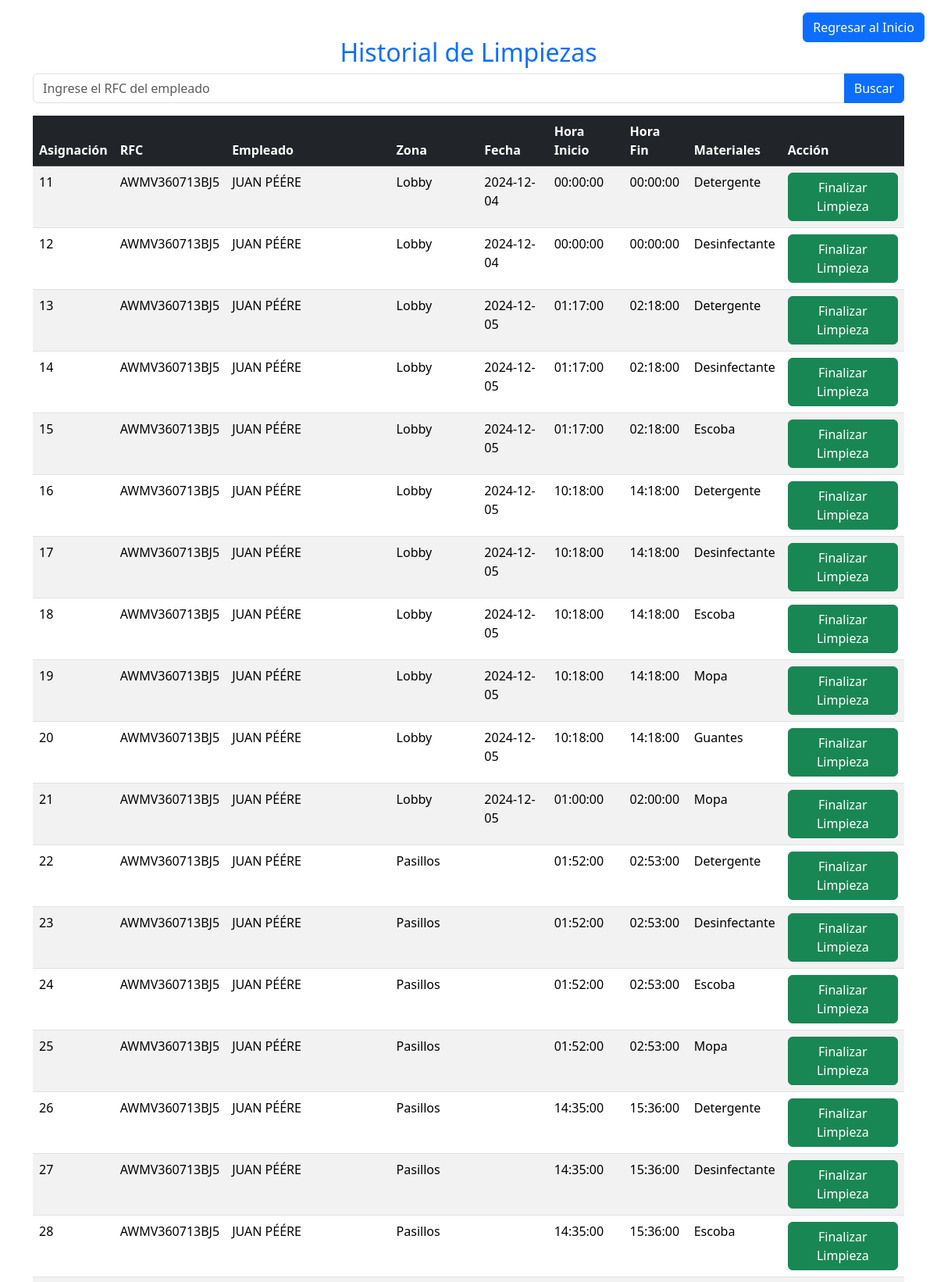
Screenshot of /pagina/limpiezaAnteriores.php (signed in, upper part) with the database file from the repository.
### tables this page shows
CREATE TABLE `asignacionlimpieza` (
  `NumAsignacion` int(3) NOT NULL,
  `RFC` varchar(15) NOT NULL,
  `IdTipoLimpieza` int(11) NOT NULL,
  `IdZona` int(11) NOT NULL,
  `IdMaterial` int(11) NOT NULL,
  `FechaAsignacion` date DEFAULT NULL,
  `HoraInicio` time NOT NULL,
  `HoraFin` time NOT NULL
);

CREATE TABLE `personal` (
  `RFC` varchar(15) NOT NULL,
  `Nombre` varchar(50) NOT NULL,
  `PrimerApellido` varchar(30) NOT NULL,
  `SegundoApellido` varchar(30) DEFAULT NULL,
  `Telefono` varchar(15) NOT NULL,
  `NoCasa` int(11) NOT NULL,
  `IdHorario` int(11) NOT NULL,
  `IdPuesto` int(11) NOT NULL,
  `EstadoLimpieza` enum('Disponible','Asignado') DEFAULT 'Disponible',
  `Estado` enum('Activo','Baja Temporal') DEFAULT 'Activo'
);

CREATE TABLE `zona` (
  `IdZona` int(11) NOT NULL,
  `NombreZona` varchar(30) NOT NULL
);

### pagina/limpiezaAnteriores.php (the view, shortened to what this page needs)
<?php
include('conexion.php');
$inicio = 'login.php';
if (isset($_SESSION['idPuesto'])) {
    if ($_SESSION['idPuesto'] == 1) {
        $inicio = 'index_admin.php';
    } elseif ($_SESSION['idPuesto'] == 2) {
        $inicio = 'index_empleado.php';
    }
}
if ($_SESSION['idPuesto'] == 2) {
    $rfcEmpleado = $_SESSION['usuario'];
    $sqlHistorial = "
        SELECT
            al.NumAsignacion,
            p.RFC,
            CONCAT(p.Nombre, ' ', p.PrimerApellido, ' ', IFNULL(p.SegundoApellido, '')) AS Empleado,
            z.NombreZona AS Zona,
            al.FechaAsignacion,
            al.HoraInicio,
            al.HoraFin,
            GROUP_CONCAT(DISTINCT m.NombreMaterial SEPARATOR ', ') AS Materiales
        FROM
            AsignacionLimpieza al
            JOIN Personal p ON al.RFC = p.RFC
            JOIN Zona z ON al.IdZona = z.IdZona
            JOIN MaterialLimpieza m ON al.IdMaterial = m.IdMaterial
        WHERE
            al.HoraFin IS NOT NULL AND p.RFC = ?
        GROUP BY
            al.NumAsignacion";
    $stmtHistorial = $conexion->prepare($sqlHistorial);
    $stmtHistorial->bind_param("s", $rfcEmpleado);
    $stmtHistorial->execute();
    $resultadoHistorial = $stmtHistorial->get_result();
} else {
    $sqlHistorial = "
        SELECT
            al.NumAsignacion,
            p.RFC,
            CONCAT(p.Nombre, ' ', p.PrimerApellido, ' ', IFNULL(p.SegundoApellido, '')) AS Empleado,
            z.NombreZona AS Zona,
            al.FechaAsignacion,
            al.HoraInicio,
            al.HoraFin,
            GROUP_CONCAT(DISTINCT m.NombreMaterial SEPARATOR ', ') AS Materiales
        FROM
            AsignacionLimpieza al
            JOIN Personal p ON al.RFC = p.RFC
            JOIN Zona z ON al.IdZona = z.IdZona
            JOIN MaterialLimpieza m ON al.IdMaterial = m.IdMaterial
        WHERE
            al.HoraFin IS NOT NULL
        GROUP BY
            al.NumAsignacion";
    $resultadoHistorial = $conexion->query($sqlHistorial);
}
?>
<!DOCTYPE html>
<html lang="es">
<head>
    <link href="css/bootstrap.min.css" rel="stylesheet">
</head>
<body>
<div class="container mt-5">
    <h2 class="text-center text-primary">Historial de Limpiezas</h2>
    <?php if ($_SESSION['idPuesto'] == 1) {  ?>
    <form method="POST" class="mb-3">
        <div class="input-group">
            <input type="text" name="rfcBusqueda" class="form-control" placeholder="Ingrese el RFC del empleado" required>
            <button type="submit" name="buscar" class="btn btn-primary">Buscar</button>
        </div>
    </form>
    <?php } ?>
    <table class="table table-striped">
        <thead class="table-dark">
            <tr>
                <th>Asignación</th>
                <th>RFC</th>
                <th>Empleado</th>
                <th>Zona</th>
                <th>Fecha</th>
                <th>Hora Inicio</th>
                <th>Hora Fin</th>
                <th>Materiales</th>
                <th>Acción</th>
            </tr>
        </thead>
        <tbody>
            <?php
            $resultados = isset($resultadoBusqueda) ? $resultadoBusqueda : $resultadoHistorial;
            if ($resultados->num_rows > 0) {
                while ($row = $resultados->fetch_assoc()) { ?>
                    <tr id="row-<?= htmlspecialchars($row['NumAsignacion']) ?>">
                        <td><?= htmlspecialchars($row['NumAsignacion']) ?></td>
                        <td><?= htmlspecialchars($row['RFC']) ?></td>
                        <td><?= htmlspecialchars($row['Empleado']) ?></td>
                        <td><?= htmlspecialchars($row['Zona']) ?></td>
                        <td><?= htmlspecialchars($row['FechaAsignacion']) ?></td>
                        <td><?= htmlspecialchars($row['HoraInicio']) ?></td>
                        <td><?= htmlspecialchars($row['HoraFin']) ?></td>
                        <td><?= htmlspecialchars($row['Materiales']) ?></td>
                        <td>
                            <form method="POST" class="d-inline" onsubmit="finalizarLimpieza(this, 'row-<?= $row['NumAsignacion'] ?>')">
                                <button type="submit" name="finalizar" class="btn btn-success">Finalizar Limpieza</button>
                            </form>
                        </td>
                    </tr>
                <?php }
            } else { ?>
                <tr>
                    <td colspan="9" class="text-center">No hay registros disponibles.</td>
                </tr>
            <?php } ?>
        </tbody>
    </table>
</div>
<a href="<?= $inicio; ?>" class="btn btn-primary position-fixed top-0 end-0 m-3">Regresar al Inicio</a>
</body>
</html>

### rows the page displays
asignacionlimpieza: NumAsignacion "11", RFC.RFC "AWMV360713BJ5", Empleado "JUAN PÉÉRE", IdZona.NombreZona "Lobby", FechaAsignacion "2024-12-04", HoraInicio "00:00:00", HoraFin "00:00:00", Materiales "Detergente"
asignacionlimpieza: NumAsignacion "12", RFC.RFC "AWMV360713BJ5", Empleado "JUAN PÉÉRE", IdZona.NombreZona "Lobby", FechaAsignacion "2024-12-04", HoraInicio "00:00:00", HoraFin "00:00:00", Materiales "Desinfectante"
asignacionlimpieza: NumAsignacion "13", RFC.RFC "AWMV360713BJ5", Empleado "JUAN PÉÉRE", IdZona.NombreZona "Lobby", FechaAsignacion "2024-12-05", HoraInicio "01:17:00", HoraFin "02:18:00", Materiales "Detergente"
asignacionlimpieza: NumAsignacion "14", RFC.RFC "AWMV360713BJ5", Empleado "JUAN PÉÉRE", IdZona.NombreZona "Lobby", FechaAsignacion "2024-12-05", HoraInicio "01:17:00", HoraFin "02:18:00", Materiales "Desinfectante"
asignacionlimpieza: NumAsignacion "15", RFC.RFC "AWMV360713BJ5", Empleado "JUAN PÉÉRE", IdZona.NombreZona "Lobby", FechaAsignacion "2024-12-05", HoraInicio "01:17:00", HoraFin "02:18:00", Materiales "Escoba"
asignacionlimpieza: NumAsignacion "16", RFC.RFC "AWMV360713BJ5", Empleado "JUAN PÉÉRE", IdZona.NombreZona "Lobby", FechaAsignacion "2024-12-05", HoraInicio "10:18:00", HoraFin "14:18:00", Materiales "Detergente"
asignacionlimpieza: NumAsignacion "17", RFC.RFC "AWMV360713BJ5", Empleado "JUAN PÉÉRE", IdZona.NombreZona "Lobby", FechaAsignacion "2024-12-05", HoraInicio "10:18:00", HoraFin "14:18:00", Materiales "Desinfectante"
asignacionlimpieza: NumAsignacion "18", RFC.RFC "AWMV360713BJ5", Empleado "JUAN PÉÉRE", IdZona.NombreZona "Lobby", FechaAsignacion "2024-12-05", HoraInicio "10:18:00", HoraFin "14:18:00", Materiales "Escoba"
asignacionlimpieza: NumAsignacion "19", RFC.RFC "AWMV360713BJ5", Empleado "JUAN PÉÉRE", IdZona.NombreZona "Lobby", FechaAsignacion "2024-12-05", HoraInicio "10:18:00", HoraFin "14:18:00", Materiales "Mopa"
asignacionlimpieza: NumAsignacion "20", RFC.RFC "AWMV360713BJ5", Empleado "JUAN PÉÉRE", IdZona.NombreZona "Lobby", FechaAsignacion "2024-12-05", HoraInicio "10:18:00", HoraFin "14:18:00", Materiales "Guantes"
asignacionlimpieza: NumAsignacion "21", RFC.RFC "AWMV360713BJ5", Empleado "JUAN PÉÉRE", IdZona.NombreZona "Lobby", FechaAsignacion "2024-12-05", HoraInicio "01:00:00", HoraFin "02:00:00", Materiales "Mopa"
asignacionlimpieza: NumAsignacion "22", RFC.RFC "AWMV360713BJ5", Empleado "JUAN PÉÉRE", IdZona.NombreZona "Pasillos", HoraInicio "01:52:00", HoraFin "02:53:00", Materiales "Detergente"
asignacionlimpieza: NumAsignacion "23", RFC.RFC "AWMV360713BJ5", Empleado "JUAN PÉÉRE", IdZona.NombreZona "Pasillos", HoraInicio "01:52:00", HoraFin "02:53:00", Materiales "Desinfectante"
asignacionlimpieza: NumAsignacion "24", RFC.RFC "AWMV360713BJ5", Empleado "JUAN PÉÉRE", IdZona.NombreZona "Pasillos", HoraInicio "01:52:00", HoraFin "02:53:00", Materiales "Escoba"
asignacionlimpieza: NumAsignacion "25", RFC.RFC "AWMV360713BJ5", Empleado "JUAN PÉÉRE", IdZona.NombreZona "Pasillos", HoraInicio "01:52:00", HoraFin "02:53:00", Materiales "Mopa"
asignacionlimpieza: NumAsignacion "26", RFC.RFC "AWMV360713BJ5", Empleado "JUAN PÉÉRE", IdZona.NombreZona "Pasillos", HoraInicio "14:35:00", HoraFin "15:36:00", Materiales "Detergente"
asignacionlimpieza: NumAsignacion "27", RFC.RFC "AWMV360713BJ5", Empleado "JUAN PÉÉRE", IdZona.NombreZona "Pasillos", HoraInicio "14:35:00", HoraFin "15:36:00", Materiales "Desinfectante"
asignacionlimpieza: NumAsignacion "28", RFC.RFC "AWMV360713BJ5", Empleado "JUAN PÉÉRE", IdZona.NombreZona "Pasillos", HoraInicio "14:35:00", HoraFin "15:36:00", Materiales "Escoba"
